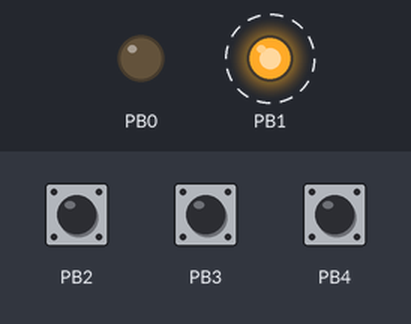
The program below on a simulated ATtiny13, built with avr-gcc and emulated at 1.2 MHz. Parts: output pins drawn as LEDs (lit = HIGH). Dashed ring = blinking. The test bench sets the inputs (shaded band); at power-on: PB2 HIGH, PB3 HIGH, PB4 HIGH. Sleep ends after the set time or at an interrupt.

Above: at 1.4 s.
1.5 s: PB2 pulled LOW for 1 s
At 1.63 s:
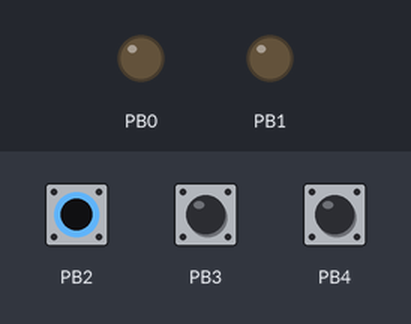
21.5 s: PB2 pulled LOW for 1 s
At 31.28 s:
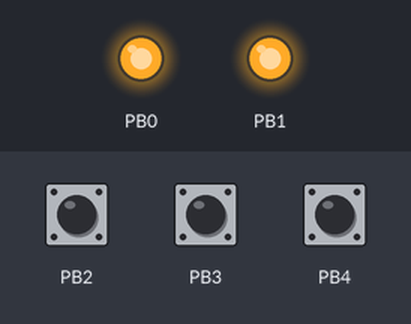
Timing chart, 0 to 47.4 s (numbered marks = the images above; inputs shaded):
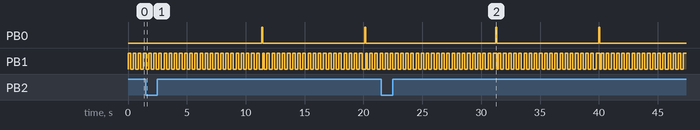

Measured:
- by itself, PB0: alternates HIGH for 0.10 s and LOW for 8.6 s
- by itself, PB1: moves between LOW and HIGH, repeating every 5.2 s

The program:

main.cpp
```cpp
#define F_CPU 1200000UL
#include <avr/io.h>
#include <util/delay.h>
#include <avr/interrupt.h>

bool pb1_state;
bool pb2_state;
volatile uint16_t pb2_count;

// Оброботчик прерывания по таймеру TIMER0
ISR(TIM0_OVF_vect)
{
  pb2_count++;
}

int main()
{
  // Устанавливаем выход PB0
  // Перезагрузка основного микроконтроллера (reset out)
  DDRB |= (1 << PB0);   // pinMode(PB0, OUTPUT);
  PORTB &= ~(1 << PB0); // digitalWrite(PB0, LOW);}

  // Устанавливаем вход PB1
  // Обновление WDT MAX1232 (init out)
  DDRB |= (1 << PB1);   // pinMode(PB1, OUTPUT);
  PORTB &= ~(1 << PB1); // digitalWrite(PB1, LOW);}

  // Устанавливаем вход PB2 с подтягиванием
  // Обновление WDT ATtiny13 (init in)
  DDRB &= ~(1 << PB2); // pinMode(PB2, INPUT_PULLUP);
  PORTB |= (1 << PB2);

  // Устанавливаем входы PB3 с подтягиванием
  // Контроль времени задержки до порезагрузки 1
  DDRB &= ~(1 << PB3); // pinMode(PB3, INPUT_PULLUP);
  PORTB |= (1 << PB3);

  // Устанавливаем входы PB4 с подтягиванием
  // Контроль времени задержки до порезагрузки 2
  DDRB &= ~(1 << PB4); // pinMode(PB4, INPUT_PULLUP);
  PORTB |= (1 << PB4);

  // Определяам время срабатывание таймера по входам PB2,PB3,PB4 (перемычки подтягивают к земле) (период, сек = TM/4 )
  uint16_t TM = 0;
  bool pb3 = false;
  bool pb4 = false;
  if (PINB & (1 << PINB3))
    pb3 = true;
  if (PINB & (1 << PINB4))
    pb4 = true;

  if (pb3 == true && pb4 == true)
    TM = 40; //Таймаут 10 сек
  else if (pb3 == true && pb4 == false)
    TM = 120; //Таймаут 30 сек
  else if (pb3 == false && pb4 == true)
    TM = 240; //Таймаут 60 сек
  else if (pb3 == false && pb4 == false)
    TM = 480; //Таймаут 120 сек

  pb2_count = 0;
  pb2_state = false;
  // Настраиваем таймер
  TIMSK0 = (1 << TOIE0);              // Включаем таймер TIMER0
  TCCR0B = (1 << CS02) | (1 << CS00); // Пределитель таймера на 1/1024

  MCUCR &= ~(1 << SM1); // idle mode
  MCUCR &= ~(1 << SM0); // idle mode
  MCUCR |= (1 << SE);
  sei();
  while (1)
  {
    //Смена состояния выхода (init out) для WDT MAX1232
    pb1_state = !pb1_state;
    if (pb1_state == true)
      PORTB |= (1 << PB1);
    else
      PORTB &= ~(1 << PB1);

    // Зпсываем до прерывания по таймеру
    asm("sleep");
    // Таймер сработал
    TIMSK0 &= ~(1 << TOIE0); // Останавливаем TIMER0
                             // Считываем состояние PB1
    bool pb2 = false;
    if (PINB & (1 << PINB2))
      pb2 = true;
    // Если состояние входа инвертировалось, сбрасываем время
    if (pb2 != pb2_state)
      pb2_count = 0;
    pb2_state = pb2;
    // Если превышено время установки таймера
    if (pb2_count >= TM)
    {
      PORTB |= (1 << PB0);  // digitalWrite(PB0, HIGH);}
      _delay_ms(100);       // Ждем 100 ms
      PORTB &= ~(1 << PB0); // digitalWrite(PB0, LOW);}
      pb2_count = 0;        // Сбрасываем счетчик
    }

    TIMSK0 = (1 << TOIE0); // Включаем таймер TIMER0
    sei();
  }
  return 0;
}
```
